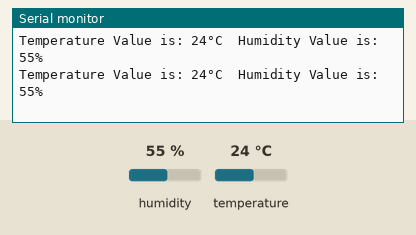
A sketch run on a simulated ESP8266 (NodeMCU). On the bench: the last lines printed to the serial monitor. The test bench sets the inputs (shaded band); at power-on: humidity 55 %, temperature 24 °C.

Above: at 3.3 s.
3.4 s: humidity set to 22 %
At 5.0 s:
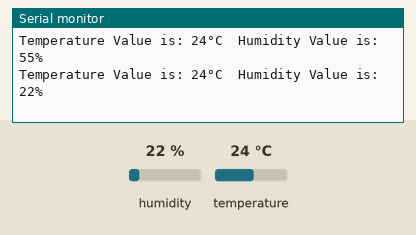
6.2 s: temperature set to 12 °C
At 6.2 s:
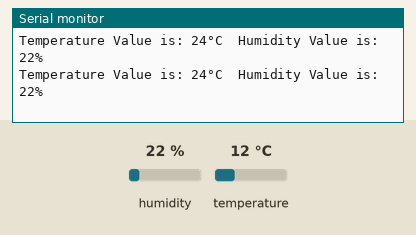
9.0 s: humidity set to 40 %
At 9.5 s:
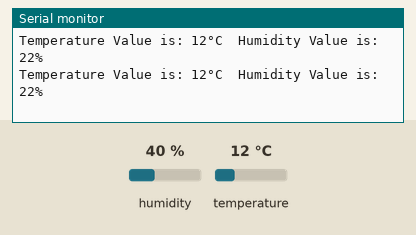
Timing chart, 0 to 12.0 s (numbered marks = the images above; inputs shaded):
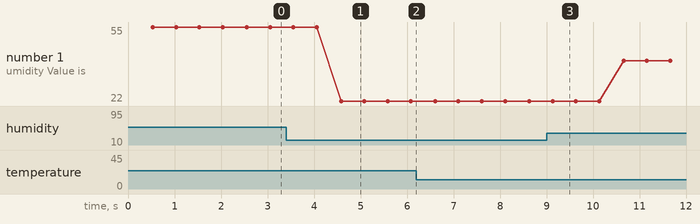

Measured:
- after the input at 3.4 s, the serial monitor: prints a new line after 1.2 s (image 1)
- plotted number 1: 55 → 22 after the input at 3.4 s, 22 → 40 after the input at 9.0 s

The sketch:

DHT11.ino
```cpp
// REQUIRES the following Arduino libraries:
// - DHT Sensor Library: https://github.com/adafruit/DHT-sensor-library
// - Adafruit Unified Sensor Lib: https://github.com/adafruit/Adafruit_Sensor


#include <DHT.h>
#define DHTPIN D5    // Digital pin connected to the DHT
#define DHTTYPE DHT11
DHT dht(DHTPIN, DHTTYPE);
uint8_t temperature, humidity;

void setup() {
  Serial.begin(115200);
dht.begin();
delay(10);
Serial.println();
Serial.println();

}

void loop() {

// Wait a few seconds between measurements.
delay(500);

// Reading temperature or humidity takes about 250 milliseconds!
// Sensor readings may also be up to 2 seconds 'old' (its a very slow sensor)
temperature = dht.readTemperature();
humidity = dht.readHumidity();

Serial.print("Temperature Value is: ");
Serial.print(temperature);
Serial.print("°C");
Serial.print("  Humidity Value is: ");
Serial.print(humidity);
Serial.println("%");
}
```
